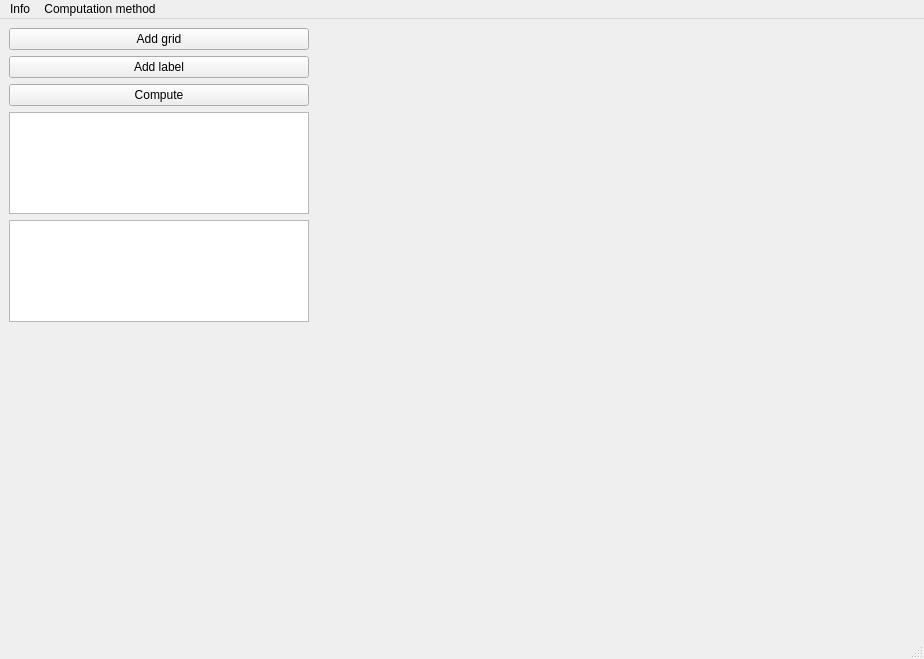
<?xml version="1.0" encoding="UTF-8"?>
<ui version="4.0">
 <class>MainWindow</class>
 <widget class="QMainWindow" name="MainWindow">
  <property name="geometry">
   <rect>
    <x>0</x>
    <y>0</y>
    <width>924</width>
    <height>657</height>
   </rect>
  </property>
  <property name="windowTitle">
   <string>MainWindow</string>
  </property>
  <widget class="QWidget" name="centralwidget">
   <property name="baseSize">
    <size>
     <width>0</width>
     <height>0</height>
    </size>
   </property>
   <layout class="QGridLayout" name="gridLayout">
    <item row="3" column="0">
     <widget class="Tree" name="_tree">
      <property name="maximumSize">
       <size>
        <width>300</width>
        <height>16777215</height>
       </size>
      </property>
      <property name="focusPolicy">
       <enum>Qt::NoFocus</enum>
      </property>
      <property name="contextMenuPolicy">
       <enum>Qt::ActionsContextMenu</enum>
      </property>
     </widget>
    </item>
    <item row="2" column="0">
     <widget class="ComputeBtn" name="_computeBtn">
      <property name="maximumSize">
       <size>
        <width>300</width>
        <height>16777215</height>
       </size>
      </property>
      <property name="focusPolicy">
       <enum>Qt::NoFocus</enum>
      </property>
      <property name="text">
       <string>Compute</string>
      </property>
     </widget>
    </item>
    <item row="0" column="0">
     <widget class="AddGridBtn" name="_addGridBtn">
      <property name="maximumSize">
       <size>
        <width>300</width>
        <height>16777215</height>
       </size>
      </property>
      <property name="focusPolicy">
       <enum>Qt::NoFocus</enum>
      </property>
      <property name="text">
       <string>Add grid</string>
      </property>
     </widget>
    </item>
    <item row="5" column="0">
     <widget class="MiniMap" name="_minimap">
      <property name="minimumSize">
       <size>
        <width>300</width>
        <height>300</height>
       </size>
      </property>
      <property name="maximumSize">
       <size>
        <width>300</width>
        <height>300</height>
       </size>
      </property>
      <property name="text">
       <string/>
      </property>
     </widget>
    </item>
    <item row="1" column="0">
     <widget class="AddLabelBtn" name="_addLabelBtn">
      <property name="maximumSize">
       <size>
        <width>300</width>
        <height>16777215</height>
       </size>
      </property>
      <property name="focusPolicy">
       <enum>Qt::NoFocus</enum>
      </property>
      <property name="text">
       <string>Add label</string>
      </property>
     </widget>
    </item>
    <item row="4" column="0">
     <widget class="QTableView" name="_properties">
      <property name="maximumSize">
       <size>
        <width>300</width>
        <height>16777215</height>
       </size>
      </property>
      <property name="focusPolicy">
       <enum>Qt::NoFocus</enum>
      </property>
     </widget>
    </item>
    <item row="0" column="1" rowspan="6">
     <widget class="FullImage" name="_image">
      <property name="minimumSize">
       <size>
        <width>600</width>
        <height>600</height>
       </size>
      </property>
      <property name="text">
       <string/>
      </property>
     </widget>
    </item>
   </layout>
  </widget>
  <widget class="QStatusBar" name="_statusBar"/>
  <widget class="QMenuBar" name="menuBar">
   <property name="geometry">
    <rect>
     <x>0</x>
     <y>0</y>
     <width>924</width>
     <height>21</height>
    </rect>
   </property>
   <widget class="QMenu" name="menuInfo">
    <property name="title">
     <string>Info</string>
    </property>
    <addaction name="_actionMade_by_TheCrazyT"/>
    <addaction name="_actionUrl"/>
    <addaction name="separator"/>
   </widget>
   <widget class="QMenu" name="menuComputation_method">
    <property name="title">
     <string>Computation method</string>
    </property>
    <addaction name="_actionDecisionTree"/>
    <addaction name="_actionNeuralNetwork"/>
   </widget>
   <addaction name="menuInfo"/>
   <addaction name="menuComputation_method"/>
  </widget>
  <action name="_actionSaveModel">
   <property name="text">
    <string>Save computation model</string>
   </property>
  </action>
  <action name="_actionLoadModel">
   <property name="text">
    <string>Load computation model</string>
   </property>
   <property name="toolTip">
    <string>Load computation model</string>
   </property>
  </action>
  <action name="_actionRemoveGrid">
   <property name="text">
    <string>Remove grid</string>
   </property>
   <property name="toolTip">
    <string>Remove grid</string>
   </property>
  </action>
  <action name="_actionRemoveLabel">
   <property name="text">
    <string>Remove label</string>
   </property>
   <property name="toolTip">
    <string>Remove label</string>
   </property>
  </action>
  <action name="_actionMade_by_TheCrazyT">
   <property name="text">
    <string>Made by TheCrazyT</string>
   </property>
  </action>
  <action name="_actionUrl">
   <property name="text">
    <string>https://github.com/TheCrazyT/SiliconAnalyser</string>
   </property>
  </action>
  <action name="_actionSaveAsCsv">
   <property name="text">
    <string>Save as csv</string>
   </property>
   <property name="toolTip">
    <string>Save as csv</string>
   </property>
  </action>
  <action name="_actionViewAsPixelimage">
   <property name="text">
    <string>View as pixelimage</string>
   </property>
  </action>
  <action name="_actionExportCellsToImages">
   <property name="text">
    <string>Export cells to images</string>
   </property>
  </action>
  <action name="_actionDecisionTree">
   <property name="checkable">
    <bool>true</bool>
   </property>
   <property name="checked">
    <bool>false</bool>
   </property>
   <property name="text">
    <string>Decision Tree</string>
   </property>
  </action>
  <action name="_actionNeuralNetwork">
   <property name="checkable">
    <bool>true</bool>
   </property>
   <property name="checked">
    <bool>true</bool>
   </property>
   <property name="text">
    <string>Neural network</string>
   </property>
  </action>
  <action name="_actionGridAddXRowsBottom">
   <property name="text">
    <string>Add X rows to bottom</string>
   </property>
  </action>
  <action name="_actionGridAddXRowsTop">
   <property name="text">
    <string>Add X rows to top</string>
   </property>
   <property name="toolTip">
    <string>Add X rows to top</string>
   </property>
  </action>
  <action name="_actionGridRemoveXRowsBottom">
   <property name="text">
    <string>Remove X rows on bottom</string>
   </property>
   <property name="toolTip">
    <string>Remove X rows on bottom</string>
   </property>
  </action>
  <action name="_actionGridRemoveXRowsTop">
   <property name="text">
    <string>Remove X rows on top</string>
   </property>
   <property name="toolTip">
    <string>Remove X rows on top</string>
   </property>
  </action>
 </widget>
 <customwidgets>
  <customwidget>
   <class>ComputeBtn</class>
   <extends>QPushButton</extends>
   <header>silicon_analyser.helper.computebtn</header>
  </customwidget>
  <customwidget>
   <class>AddLabelBtn</class>
   <extends>QPushButton</extends>
   <header>silicon_analyser.helper.addlabelbtn</header>
  </customwidget>
  <customwidget>
   <class>AddGridBtn</class>
   <extends>QPushButton</extends>
   <header>silicon_analyser.helper.addgridbtn</header>
  </customwidget>
  <customwidget>
   <class>MiniMap</class>
   <extends>QLabel</extends>
   <header>silicon_analyser.helper.minimap</header>
  </customwidget>
  <customwidget>
   <class>FullImage</class>
   <extends>QLabel</extends>
   <header>silicon_analyser.helper.fullimage</header>
  </customwidget>
  <customwidget>
   <class>Tree</class>
   <extends>QTreeView</extends>
   <header>silicon_analyser.helper.tree</header>
  </customwidget>
 </customwidgets>
 <resources/>
 <connections/>
</ui>
